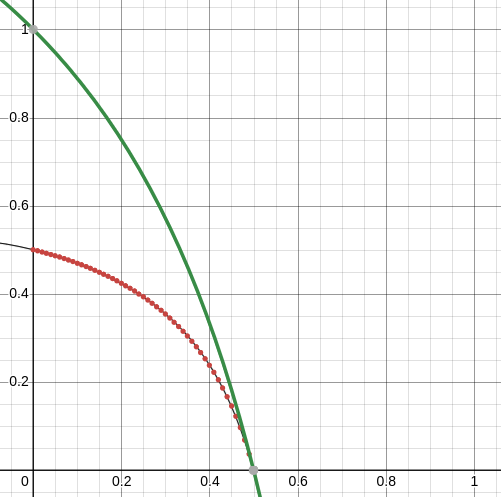
#> input picture thesis kanatal hideout/chapters/ch02/figures/src/dtctA.unlabelled.png, 501 x 497 px
$ python label_dtctA.py
#> lines starting #> are read from the running program, lines starting #| are printed output that depends on the picture
"""Add page-readable axis labels while preserving every original plot pixel.

Run with Python 3 and Pillow. The horizontal label is Latin Modern italic from
the thesis TeX setup. The other labels are the thesis symbols A with a roman
subscript c, and A, set upright beside the curve each one names: the
subscripted symbol by the green curve, A by the red one.

At 0.48 of the thesis text width the labels are approximately 11 pt.
"""

from pathlib import Path
import subprocess
import tempfile

from PIL import Image, ImageDraw, ImageFont


HERE = Path(__file__).resolve().parent
LEFT, BOTTOM = 46, 42
# Cap height of the existing italic p, so the titles match.
CAP_PX = 19
# Gap between a vertical label and the plot image.
MARGIN_GAP = 5


def font(name, size):
    path = subprocess.check_output(["kpsewhich", name], text=True).strip()
    if not path:
        raise FileNotFoundError(f"TeX font not found: {name}")
    return ImageFont.truetype(path, size)


# [123 lines left out: functions label, ink_bbox, column_bottoms, capital_metrics, render_math, intercept_y and 2 more, not called in this run]


def main():
    original = Image.open(HERE / "src" / "dtctA.unlabelled.png").convert("RGB")
    width, height = original.size
#> width = 501; height = 497
    result = Image.new("RGB", (width + LEFT, height + BOTTOM), "white")
#> result: PIL image 547x539 RGB; every value is 255
    result.paste(original, (LEFT, 0))
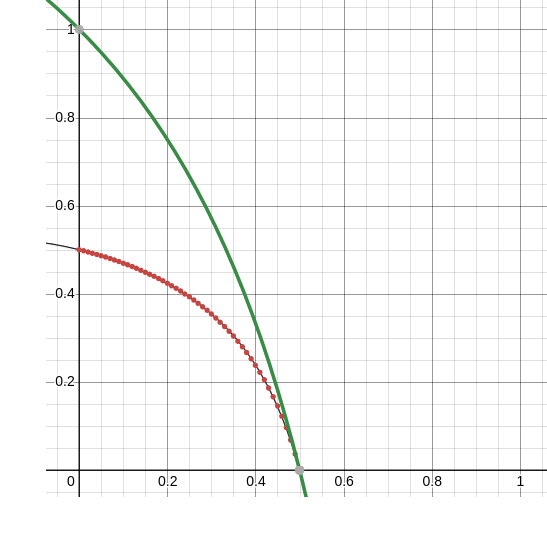
#> result: PIL image 547x539 RGB; mean R, G, B 248.4, 248.5, 248

    horizontal = label("p", font("lmroman10-italic.otf", 30))
    result.paste(horizontal, (LEFT + (width - horizontal.width) // 2, height + 9))

    continuous, _ = render_math(r"A_{\mathrm{c}}")
    discrete, _ = render_math("A")
    place(result, continuous, intercept_y(original, "green"))
    place(result, discrete, intercept_y(original, "red"))

    # No regeneration, resampling or changes to the plot, ticks or axis limits.
    assert result.crop((LEFT, 0, LEFT + width, height)).tobytes() == original.tobytes()
    result.save(HERE / "dtctA.png")


if __name__ == "__main__":
#> (the run stopped early here; a loop or call above may not have finished)
